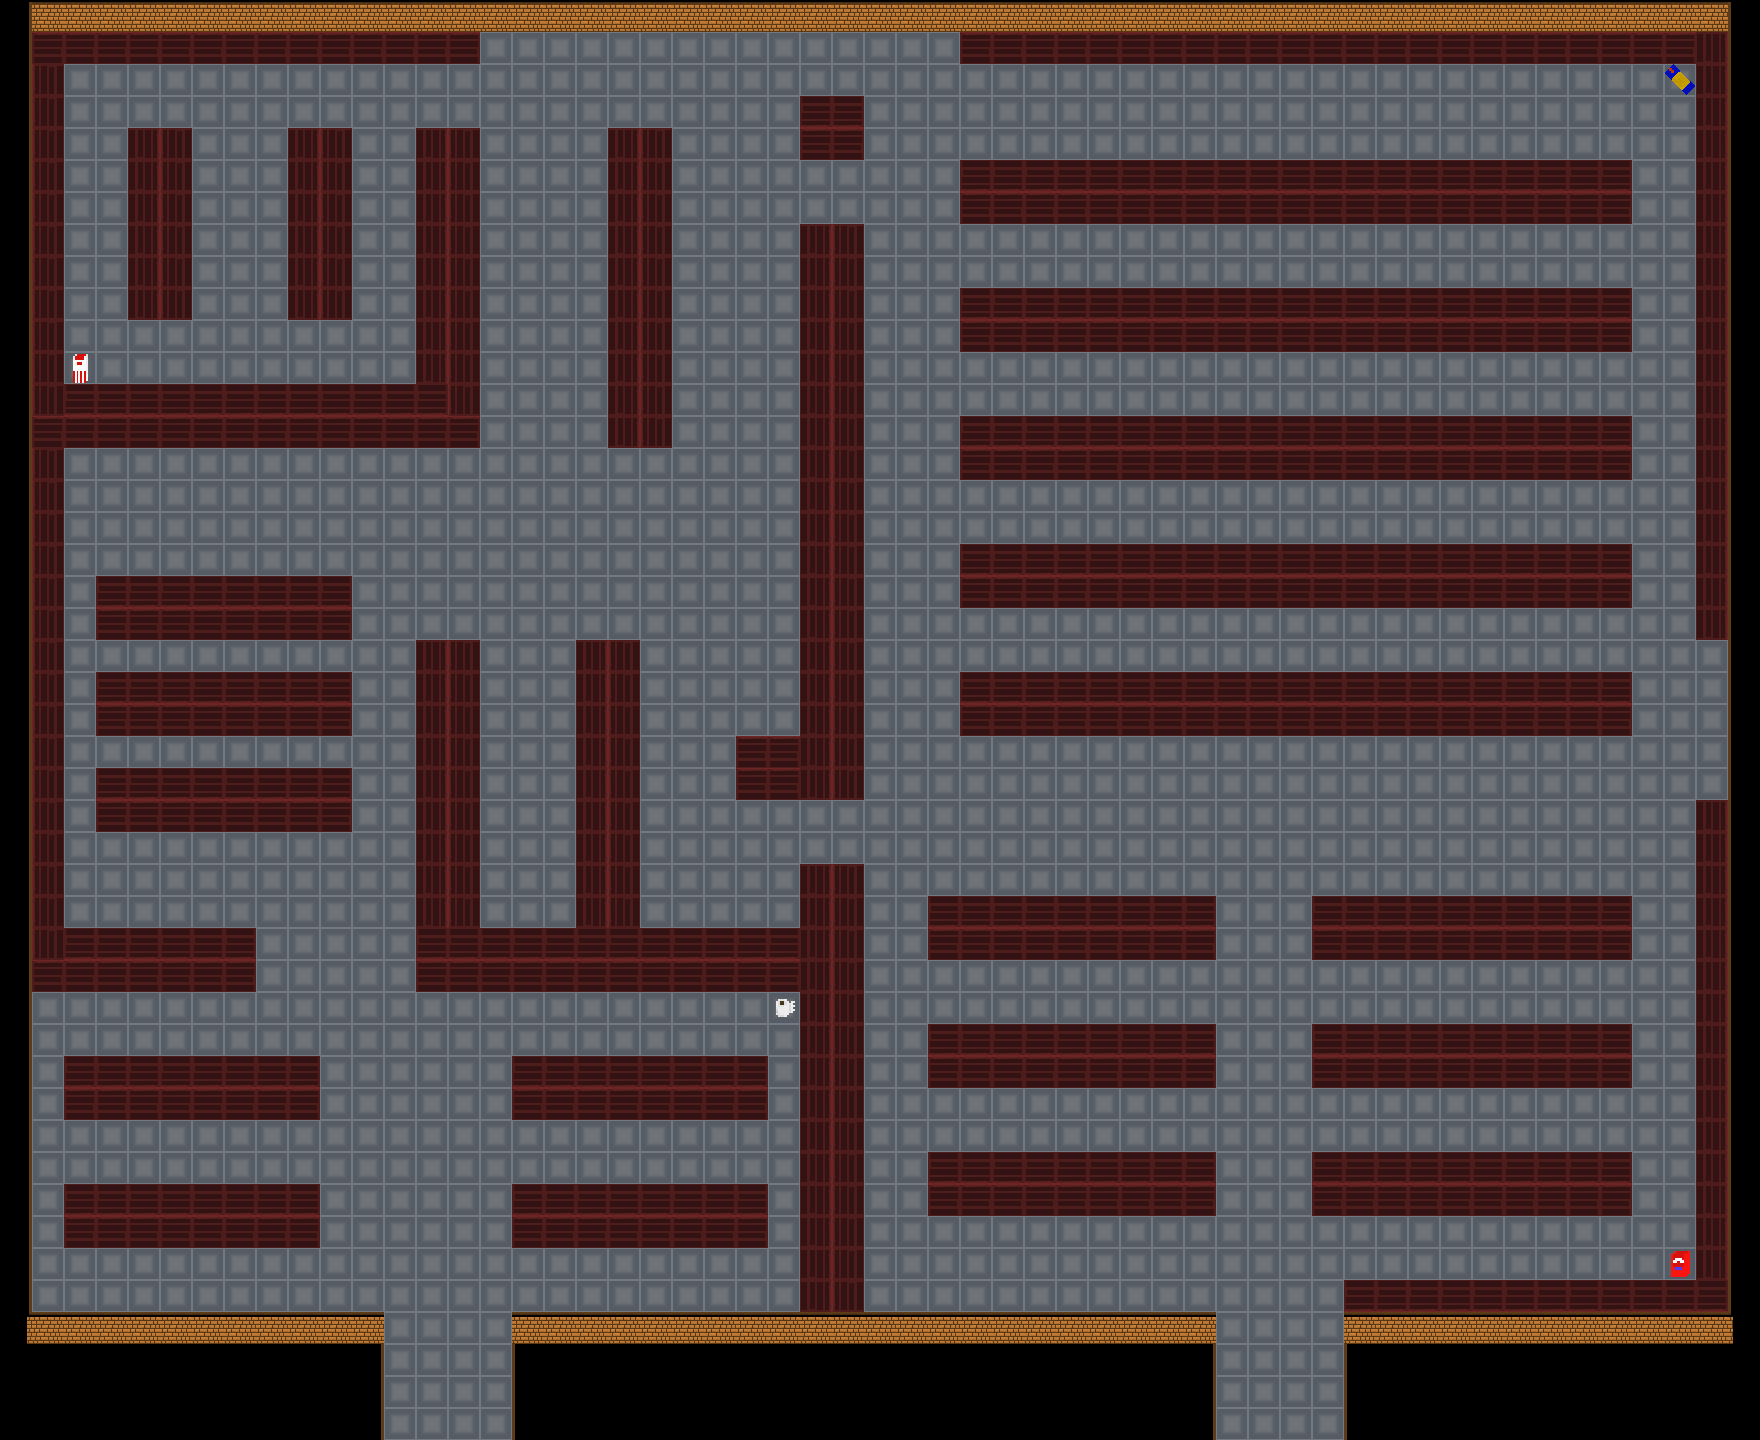

Rendered tile map (Tiled .tmx) drawn with the repository's tilesets; below, a short description and the map source with its tile grids summarised:
An orthogonal 55x45 tile map with 32x32 px tiles, 3 tile layers (floor, walls, objects), 2 tilesets.

<map version="1.2" tiledversion="1.3.4" orientation="orthogonal" renderorder="right-down" width="55" height="45" tilewidth="32" tileheight="32" infinite="0" nextlayerid="6" nextobjectid="6">
 <editorsettings>
  <export target="../assets/store_map.json" format="json" />
 </editorsettings>
 <tileset firstgid="1" source="store_background.tsx" />
 <tileset firstgid="13" source="objects.tsx" />
 <layer id="1" name="floor" width="55" height="45">
  <data>[2475 cells, 2250 non-empty, 1 distinct tile ids]</data>
 </layer>
 <layer id="2" name="walls" width="55" height="45">
  <data>[2475 cells, 972 non-empty, 9 distinct tile ids]</data>
 </layer>
 <layer id="5" name="objects" width="55" height="45">
  <data>[2475 cells, 4 non-empty, 4 distinct tile ids]</data>
 </layer>
</map>